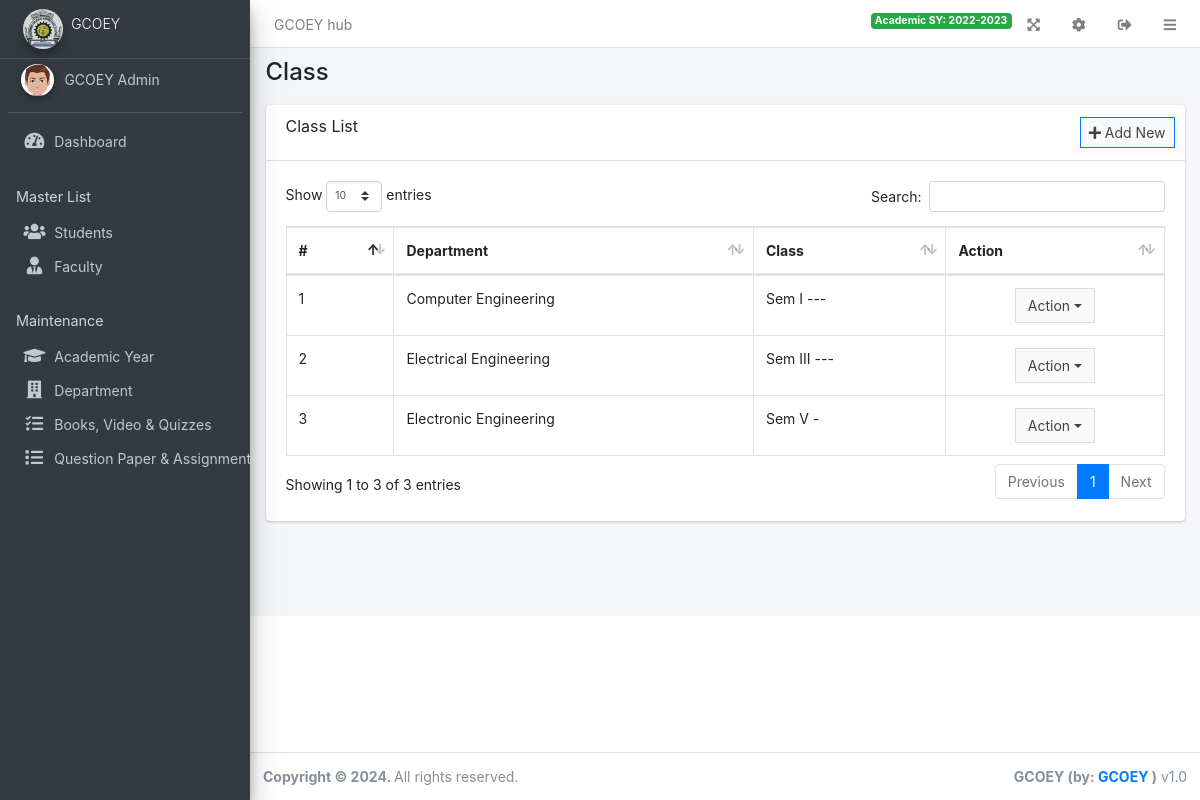
The page /admin/?page=class (signed in) on the database its author committed.
### tables this page shows
CREATE TABLE `class` (
  `id` int(30) NOT NULL,
  `department_id` int(30) NOT NULL,
  `course_id` int(30) NOT NULL,
  `level` varchar(50) NOT NULL,
  `section` varchar(50) NOT NULL
);

CREATE TABLE `department` (
  `id` int(30) NOT NULL,
  `department` varchar(250) NOT NULL,
  `description` text DEFAULT NULL
);

### admin/class/index.php (the view, shortened to what this page needs)
<div class="card card-outline cardprimary w-fluid">
	<div class="card-header">
		<h3 class="card-title">Class List</h3>
		<div class="card-tools">
			<a class="btn btn-block btn-sm btn-default btn-flat border-primary new_class" href="javascript:void(0)"><i class="fa fa-plus"></i> Add New</a>
		</div>
	</div>
	<div class="card-body">
		<table class="table table-bordered table-compact table-stripped">
			<thead>
				<tr>
					<th>#</th>
					<th>Department</th>
					<th>Class</th>
					<th>Action</th>
				</tr>
			</thead>
			<tbody>
				<?php
				$i =1;
				$qry = $conn->query("SELECT c.*,d.department, CONCAT(co.course, ' ', c.level, '-',c.section) as class FROM class c inner join department d on d.id = c.department_id inner join course co on co.id = c.course_id order by d.department asc, CONCAT(co.course, ' ', c.level, '-',c.section) asc");
				while($row=$qry->fetch_assoc()):
				?>
				<tr>
					<td><?php echo $i++ ?></td>
					<td><?php echo $row['department'] ?></td>
					<td><?php echo $row['class'] ?></td>
					<td class="text-center">
						<div class="btn-group">
		                    <button type="button" class="btn btn-default btn-block btn-flat dropdown-toggle dropdown-hover dropdown-icon" data-toggle="dropdown" aria-expanded="false">
		                    	Action
		                    </button>
		                </div>
					</td>
				</tr>
				<?php endwhile; ?>
			</tbody>
		</table>
	</div>
</div>

### rows shown on the page
class: department.department "Computer Engineering", class "Sem I ---"
class: department.department "Electrical Engineering", class "Sem III ---"
class: department.department "Electronic Engineering", class "Sem V -"

### other values the page prints
$_settings->info('name') "GCOEY hub"
$_settings->userdata('academic_sy') "2022-2023"
$_settings->info('short_name') "GCOEY"
$_settings->userdata('firstname').' '.$_settings->userdata('lastname') "GCOEY Admin"
str_replace("_", " ",$page) "Class"
